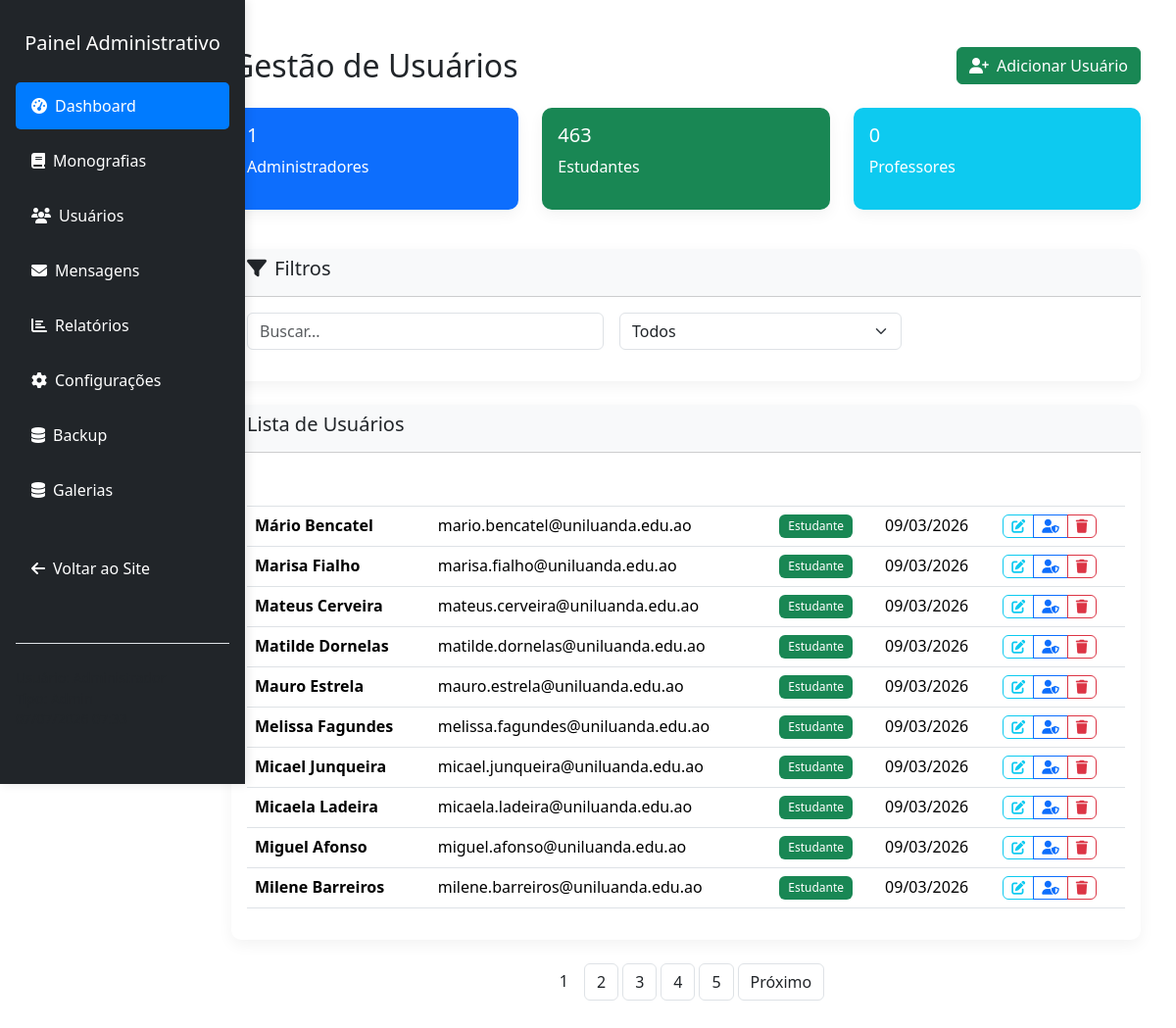
The app's page /admin/usuarios.php (signed in) with its own data.
### tables this page shows
CREATE TABLE `usuarios` (
  `id` int NOT NULL AUTO_INCREMENT,
  `nome` varchar(100) NOT NULL,
  `email` varchar(100) NOT NULL,
  `password` varchar(255) NOT NULL,
  `tipo` enum('admin','estudante','professor') DEFAULT 'estudante',
  `foto` varchar(255) DEFAULT 'default.png',
  `data_criacao` timestamp NULL DEFAULT CURRENT_TIMESTAMP,
  `data_atualizacao` timestamp NULL DEFAULT CURRENT_TIMESTAMP ON UPDATE CURRENT_TIMESTAMP,
  PRIMARY KEY (`id`),
  UNIQUE KEY `email` (`email`)
);

### admin/usuarios.php (the view, shortened to what this page needs)
<?php
require_once '../includes/config.php';
require_once '../includes/head.php';
    ?>
    <?php
$page = isset($_GET['page']) ? (int)$_GET['page'] : 1;
$limit = 10;
$offset = ($page - 1) * $limit;
$tipo = isset($_GET['tipo']) ? $_GET['tipo'] : '';
$search = isset($_GET['search']) ? sanitizeInput($_GET['search']) : '';
$query = "SELECT * FROM usuarios WHERE 1=1";
$params = [];
$countQuery = "SELECT COUNT(*) as total FROM ($query) as total_query";
$countStmt = $db->prepare($countQuery);
$countStmt->execute();
$totalRecords = $countStmt->fetch(PDO::FETCH_ASSOC)['total'];
$totalPages = ceil($totalRecords / $limit);
$query .= " ORDER BY data_criacao DESC LIMIT :limit OFFSET :offset";
$params[':limit'] = $limit;
$params[':offset'] = $offset;
$stmt = $db->prepare($query);
foreach ($params as $key => $value) {
    if ($key === ':limit' || $key === ':offset') {
        $stmt->bindValue($key, $value, PDO::PARAM_INT);
    } else {
        $stmt->bindValue($key, $value);
    }
}
$stmt->execute();
$usuarios = $stmt->fetchAll(PDO::FETCH_ASSOC);
$statsQuery = "SELECT tipo, COUNT(*) as count FROM usuarios GROUP BY tipo";
$statsStmt = $db->query($statsQuery);
$stats = $statsStmt->fetchAll(PDO::FETCH_ASSOC);
$tipoCounts = ['admin'=>0,'estudante'=>0,'professor'=>0];
foreach ($stats as $stat) { $tipoCounts[$stat['tipo']] = $stat['count']; }
?>
<!DOCTYPE html>
<html lang="pt-pt">
<head>
</head>
<body>
<div class="container-fluid py-4">
    <div class="row">
        <?php include 'sidebar.php'; ?>
        <div class="col-md-9 col-lg-10 ms-auto">
            <div class="p-4">
                <div class="d-flex justify-content-between align-items-center mb-4">
                    <h2 class="mb-0">Gestão de Usuários</h2>
                    <a href="?action=add" class="btn btn-success"><i class="fas fa-user-plus me-2"></i>Adicionar Usuário</a>
                </div>
                <div class="row mb-4">
                    <div class="col-md-4 mb-3"><div class="card bg-primary text-white"><div class="card-body"><h5><?php echo $tipoCounts['admin']; ?></h5><p>Administradores</p></div></div></div>
                    <div class="col-md-4 mb-3"><div class="card bg-success text-white"><div class="card-body"><h5><?php echo $tipoCounts['estudante']; ?></h5><p>Estudantes</p></div></div></div>
                    <div class="col-md-4 mb-3"><div class="card bg-info text-white"><div class="card-body"><h5><?php echo $tipoCounts['professor']; ?></h5><p>Professores</p></div></div></div>
                </div>
                <div class="card mb-4">
                    <div class="card-header bg-light"><h5><i class="fas fa-filter me-2"></i>Filtros</h5></div>
                    <div class="card-body">
                        <form method="GET" class="row g-3">
                            <div class="col-md-5"><input type="text" class="form-control" name="search" placeholder="Buscar..." value="<?php echo htmlspecialchars($search); ?>"></div>
                            <div class="col-md-4">
                                <select class="form-select" name="tipo">
                                    <option value="all" <?php echo $tipo==='all'?'selected':''; ?>>Todos</option>
                                </select>
                            </div>
                            <div class="col-md-3"><button type="submit" class="btn btn-primary w-100"><i class="fas fa-search me-2"></i>Filtrar</button></div>
                        </form>
                    </div>
                </div>
                <div class="card">
                    <div class="card-header bg-light"><h5>Lista de Usuários</h5></div>
                    <div class="card-body">
                        <?php if (count($usuarios) > 0): ?>
                        <div class="table-responsive">
                            <table class="table table-hover">
                                <thead><tr><th>Usuário</th><th>Email</th><th>Tipo</th><th>Data</th><th>Ações</th></tr></thead>
                                <tbody>
                                <?php foreach ($usuarios as $usuario): ?>
                                <tr>
                                    <td><strong><?php echo htmlspecialchars($usuario['nome']); ?></strong></td>
                                    <td><?php echo htmlspecialchars($usuario['email']); ?></td>
                                    <td><span class="badge bg-<?php echo $usuario['tipo']=='admin'?'primary':($usuario['tipo']=='professor'?'info':'success'); ?>"><?php echo ucfirst($usuario['tipo']); ?></span></td>
                                    <td><?php echo formatDate($usuario['data_criacao']); ?></td>
                                    <td>
                                        <div class="btn-group">
                                            <a href="?action=edit&id=<?php echo $usuario['id']; ?>" class="btn btn-sm btn-outline-info" title="Editar"><i class="fas fa-edit"></i></a>
                                            <?php if ($usuario['tipo']!=='admin' && $usuario['id']!=$_SESSION['user_id']): ?>
                                                <a href="?action=promote&id=<?php echo $usuario['id']; ?>" class="btn btn-sm btn-outline-primary" title="Promover"><i class="fas fa-user-shield"></i></a>
                                            <?php endif; ?>
                                            <?php if ($usuario['id']!=$_SESSION['user_id']): ?>
                                                <a href="?action=delete&id=<?php echo $usuario['id']; ?>" class="btn btn-sm btn-outline-danger" title="Excluir" onclick="return confirm('Tem certeza?')"><i class="fas fa-trash"></i></a>
                                            <?php endif; ?>
                                        </div>
                                    </td>
                                </tr>
                                <?php endforeach; ?>
                                </tbody>
                            </table>
                        </div>
                        <?php else: ?>
                        <div class="text-center py-5"><i class="fas fa-users fa-3x text-muted mb-3"></i><h4>Nenhum usuário encontrado</h4></div>
                        <?php endif; ?>
                    </div>
                </div>
                <?php if ($totalPages > 1): ?>
                    <div class="mt-4"><?php echo generatePagination($page, $totalPages, "usuarios.php?search=$search&tipo=$tipo"); ?></div>
                <?php endif; ?>
            </div>
        </div>
    </div>
</div>
</body>
</html>

### css/style.css (style rules this page uses)
.table-responsive { border-radius: 8px; overflow: hidden; }
.table th { background-color: var(--primary-color); color: white; font-weight: 500; }
.btn { border-radius: 6px; font-weight: 500; transition: all 0.3s ease; }
.btn-primary { background: linear-gradient(135deg, var(--primary-color), var(--secondary-color)); border: none; }
.card { border: none; border-radius: 10px; box-shadow: 0 5px 15px rgba(0, 0, 0, 0.05); }
.card-header { border-radius: 10px 10px 0 0 !important; }
.badge { font-weight: 500; padding: 0.5em 0.75em; }

### admin/sidebar.php (style rules this page uses)
body { margin: 0 !important; padding: 0 !important; overflow-x: hidden; height: 100%; }
* { box-sizing: border-box; }

### records on screen
usuarios: nome "Mário Bencatel", email "mario.bencatel@uniluanda.edu.ao", tipo "Estudante", data_criacao "09/03/2026"
usuarios: nome "Marisa Fialho", email "marisa.fialho@uniluanda.edu.ao", tipo "Estudante", data_criacao "09/03/2026"
usuarios: nome "Mateus Cerveira", email "mateus.cerveira@uniluanda.edu.ao", tipo "Estudante", data_criacao "09/03/2026"
usuarios: nome "Matilde Dornelas", email "matilde.dornelas@uniluanda.edu.ao", tipo "Estudante", data_criacao "09/03/2026"
usuarios: nome "Mauro Estrela", email "mauro.estrela@uniluanda.edu.ao", tipo "Estudante", data_criacao "09/03/2026"
usuarios: nome "Melissa Fagundes", email "melissa.fagundes@uniluanda.edu.ao", tipo "Estudante", data_criacao "09/03/2026"
usuarios: nome "Micael Junqueira", email "micael.junqueira@uniluanda.edu.ao", tipo "Estudante", data_criacao "09/03/2026"
usuarios: nome "Micaela Ladeira", email "micaela.ladeira@uniluanda.edu.ao", tipo "Estudante", data_criacao "09/03/2026"
usuarios: nome "Miguel Afonso", email "miguel.afonso@uniluanda.edu.ao", tipo "Estudante", data_criacao "09/03/2026"
usuarios: nome "Milene Barreiros", email "milene.barreiros@uniluanda.edu.ao", tipo "Estudante", data_criacao "09/03/2026"

### other values on screen
$tipoCounts['admin'] "1"
$tipoCounts['estudante'] "463"
$tipoCounts['professor'] "0"
